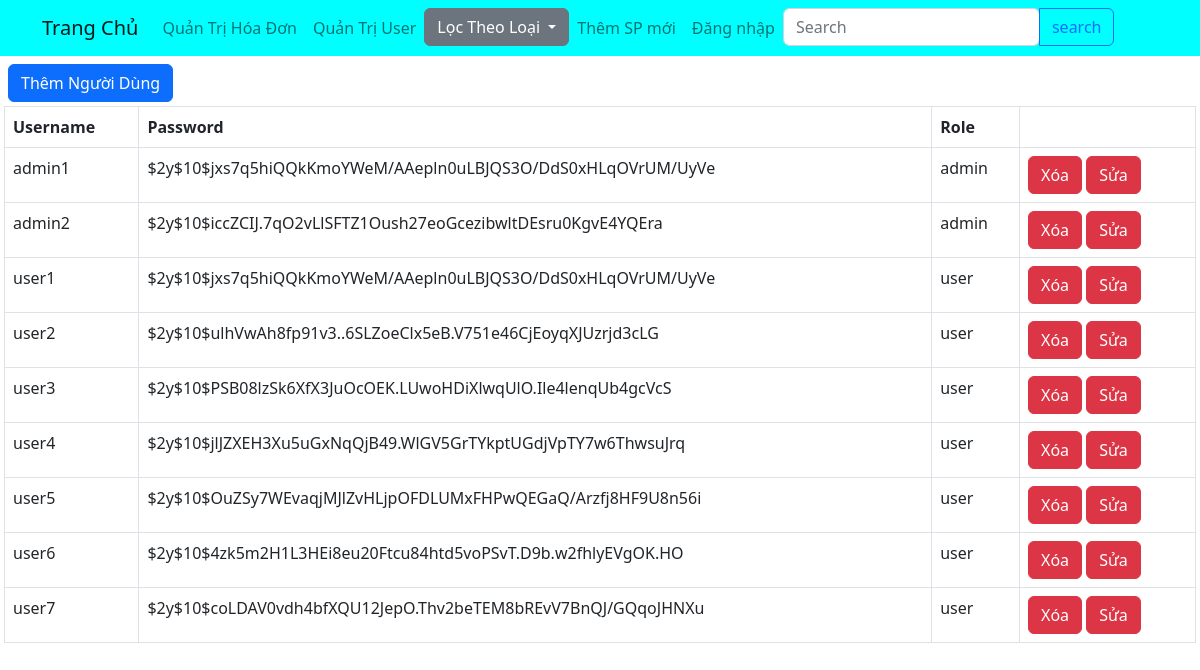
The page /admin/quantringuoidung.php on the database its author committed.
### tables this page shows
CREATE TABLE `user` (
  `password` text NOT NULL,
  `role` text NOT NULL,
  `username` varchar(255) NOT NULL
);

### class/Auth.php (called while the page is built, shortened)
<?php
require dirname(__FILE__) .'\Database.php';
class Auth
{
    public static function getAllUsers($pdo) {
        $sql = "SELECT * FROM user";
        $stmt = $pdo->prepare($sql);
        if ($stmt->execute()) {
            $stmt->setFetchMode(PDO::FETCH_CLASS, 'Auth');
            return $stmt->fetchAll();
        }
    }
}

### class/Database.php (called while the page is built)
<?php
class Database {
    public function getConnect() {
        $host = 'localhost';
        $db = 'dbmypham';
        $user = 'root';
        $pass = 'mysql';
        $dsn = "mysql:host=$host;dbname=$db;charset=UTF8";
        try {
            $pdo = new PDO($dsn, $user, $pass);
            return $pdo;
        } catch (PDOException $ex) {
            echo $ex->getMessage();
        }
    }
}

### admin/quantringuoidung.php (the view, shortened to what this page needs)
<?php
require '../class/Auth.php';
$db = new Database();
$pdo = $db->getConnect();
?>
<?php require '../inc/header_ad.php';?>
<div class="p-1 container-fluid">
<a class="btn btn-primary m-1" href="them-nguoidung.php">Thêm Người Dùng</a>
<table class="table table-bordered">
    <tr>
        <th>Username</th>
        <th>Password</th>
        <th>Role</th>
        <th></th>
    </tr>
    <?php
        foreach (Auth::getAllUsers($pdo) as $user) { ?>
                    <tr>
                        <td><?php echo $user->username; ?></td>
                        <td><?php echo $user->password; ?></td>
                        <td><?php echo $user->role; ?></td>
                        <td><a class="btn btn-danger" href="xoa-nguoidung.php?id=<?= $user->username ?>">Xóa</a>
                        <span><a class="btn btn-danger" href="sua-nguoidung.php?id=<?= $user->username ?>">Sửa</a></span>
                        </td>
                    </tr>
        <?php   }
    ?>
</table>
</div>
<?php require '../inc/footer.php'; ?>

### rows shown on the page
user: username "admin1", password "$2y$10$jxs7q5hiQQkKmoYWeM/AAepln0uLBJQS3O/DdS0xHLqOVrUM/UyVe", role "admin"
user: username "admin2", password "$2y$10$iccZCIJ.7qO2vLlSFTZ1Oush27eoGcezibwltDEsru0KgvE4YQEra", role "admin"
user: username "user1", password "$2y$10$jxs7q5hiQQkKmoYWeM/AAepln0uLBJQS3O/DdS0xHLqOVrUM/UyVe", role "user"
user: username "user2", password "$2y$10$ulhVwAh8fp91v3..6SLZoeClx5eB.V751e46CjEoyqXJUzrjd3cLG", role "user"
user: username "user3", password "$2y$10$PSB08lzSk6XfX3JuOcOEK.LUwoHDiXlwqUlO.Ile4lenqUb4gcVcS", role "user"
user: username "user4", password "$2y$10$jlJZXEH3Xu5uGxNqQjB49.WlGV5GrTYkptUGdjVpTY7w6ThwsuJrq", role "user"
user: username "user5", password "$2y$10$OuZSy7WEvaqjMJlZvHLjpOFDLUMxFHPwQEGaQ/Arzfj8HF9U8n56i", role "user"
user: username "user6", password "$2y$10$4zk5m2H1L3HEi8eu20Ftcu84htd5voPSvT.D9b.w2fhlyEVgOK.HO", role "user"
user: username "user7", password "$2y$10$coLDAV0vdh4bfXQU12JepO.Thv2beTEM8bREvV7BnQJ/GQqoJHNXu", role "user"
